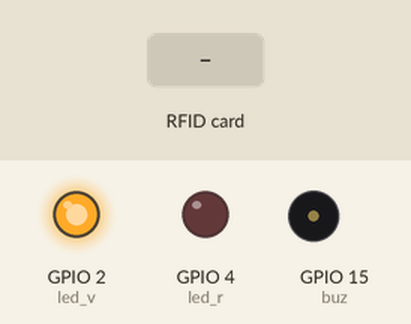
The program below on a simulated ESP32 board running MicroPython. Shown: output pins drawn as LEDs (lit = HIGH), buzzer (waves = sounding). Dashed ring = blinking. The test bench sets the inputs (shaded band). What the program prints to the serial console is not drawn.

Above: at 1.2 s.
1.3 s: RFID card 5E 7A 19 C4 held to the reader
At 1.5 s:
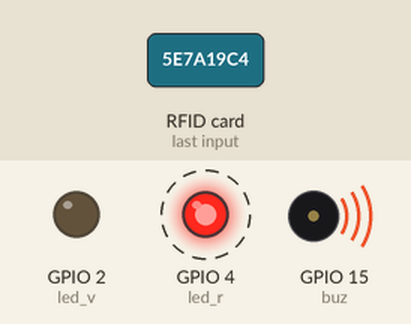
At 8.5 s:
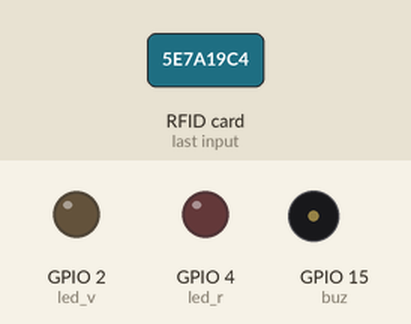
Timing chart, 0 to 10.3 s (numbered marks = the images above; inputs shaded):
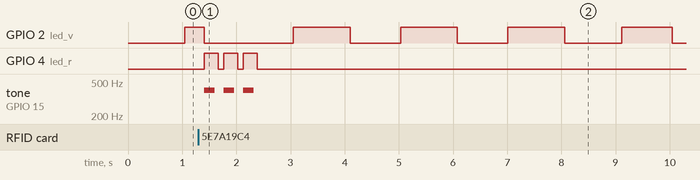

The program:

main.py
```python
# Atelier 08 — Badge RFID (RC522)
# Fablab Ardèche — MicroPython
#
# Un lecteur RFID RC522 identifie les badges.
# Les badges autorisés allument la LED verte (accès accordé).
# Les badges inconnus déclenchent une alarme (LED rouge + buzzer).
#
# Avant de tester : lance le script enrolement() une fois
# pour lire les UIDs de tes badges et les mettre dans BADGES_AUTORISES.
#
# Matériel : ESP32, module RC522, 2 LEDs, buzzer
# Connexions :
#   RC522 SCK  → GPIO18
#   RC522 MOSI → GPIO23
#   RC522 MISO → GPIO19
#   RC522 SDA  → GPIO5  (Chip Select)
#   RC522 RST  → GPIO22
#   RC522 3.3V → 3.3V   (JAMAIS 5V !)
#   LED verte  → GPIO2  (+ résistance 220Ω)
#   LED rouge  → GPIO4  (+ résistance 220Ω)
#   Buzzer     → GPIO15

from machine import Pin, SPI, PWM
import time

# --- Badges autorisés ---
# Remplace ces UIDs par ceux de tes propres badges
# (utilise la fonction enrolement() ci-dessous pour les lire)
BADGES_AUTORISES = {
    # 'AA:BB:CC:DD': 'Prénom',
    # 'EE:FF:00:11': 'Autre personne',
}

# --- Initialisation ---
led_v = Pin(2,  Pin.OUT)
led_r = Pin(4,  Pin.OUT)
buz   = PWM(Pin(15))
buz.duty(0)

def bip(freq=1000, duree=100, nb=1):
    for _ in range(nb):
        buz.freq(freq)
        buz.duty(300)
        time.sleep_ms(duree)
        buz.duty(0)
        time.sleep_ms(60)

def acces_accorde(nom):
    print(f"✓ Accès accordé : {nom}")
    led_v.on()
    bip(1800, 120, 2)
    time.sleep_ms(1500)
    led_v.off()

def acces_refuse(uid_str):
    print(f"✗ Accès refusé  : {uid_str}")
    for _ in range(3):
        led_r.on()
        bip(400, 200)
        led_r.off()
        time.sleep_ms(100)

def uid_vers_str(uid):
    return ':'.join(f'{b:02X}' for b in uid)

# --- Lecture RFID ---
try:
    from mfrc522 import MFRC522
    spi  = SPI(1, baudrate=1_000_000,
               sck=Pin(18), mosi=Pin(23), miso=Pin(19))
    rfid = MFRC522(spi, gpioRst=22, gpioCs=5)
    rfid_ok = True
except ImportError:
    print("⚠ Module mfrc522 non installé.")
    print("  Lance : mpremote mip install mfrc522")
    rfid_ok = False

def enrolement():
    """Lance ce mode pour lire les UIDs de tes badges."""
    print("\n=== MODE ENRÔLEMENT ===")
    print("Présente tes badges un par un devant le lecteur.")
    print("Ctrl+C pour quitter.\n")
    vus = set()
    while True:
        stat, _ = rfid.request(rfid.REQIDL)
        if stat == rfid.OK:
            stat, uid = rfid.anticoll()
            if stat == rfid.OK:
                uid_str = uid_vers_str(uid)
                if uid_str not in vus:
                    vus.add(uid_str)
                    print(f"  Badge détecté : '{uid_str}'")
                    print(f"  → Ajoute dans BADGES_AUTORISES :")
                    print(f"    '{uid_str}': 'Prénom',\n")
                    bip(1200, 80)
        time.sleep_ms(200)

# --- Boucle principale ---
if not rfid_ok:
    print("Arrêt — installe le module mfrc522 d'abord.")
else:
    # Décommenter la ligne suivante pour lire les UIDs de tes badges :
    # enrolement()

    print("Lecteur RFID prêt.")
    if not BADGES_AUTORISES:
        print("⚠ Aucun badge enregistré — tous les badges seront refusés.")
        print("  Lance enrolement() pour enregistrer des badges.")

    # Clignotement de veille
    t0 = time.ticks_ms()
    while True:
        now = time.ticks_ms()
        led_v.value((now // 1000) % 2)  # clignote 1 fois par seconde

        stat, _ = rfid.request(rfid.REQIDL)
        if stat == rfid.OK:
            stat, uid = rfid.anticoll()
            if stat == rfid.OK:
                led_v.off()
                uid_str = uid_vers_str(uid)
                if uid_str in BADGES_AUTORISES:
                    acces_accorde(BADGES_AUTORISES[uid_str])
                else:
                    acces_refuse(uid_str)

        time.sleep_ms(100)
```

Measured:
- after the input at 1.3 s, GPIO 4 (led_r): alternates HIGH for 0.26 s and LOW for 0.10 s, 6 changes in all, then stays LOW, starting after 0.10 s; tone on GPIO 15 (buz): alternates 400 Hz for 0.20 s and silent for 0.16 s, 6 changes in all, then stays silent, starting after 0.10 s
- by itself, GPIO 2 (led_v): repeats every 2.0 s: HIGH 1.0 s, LOW 0.93 s
